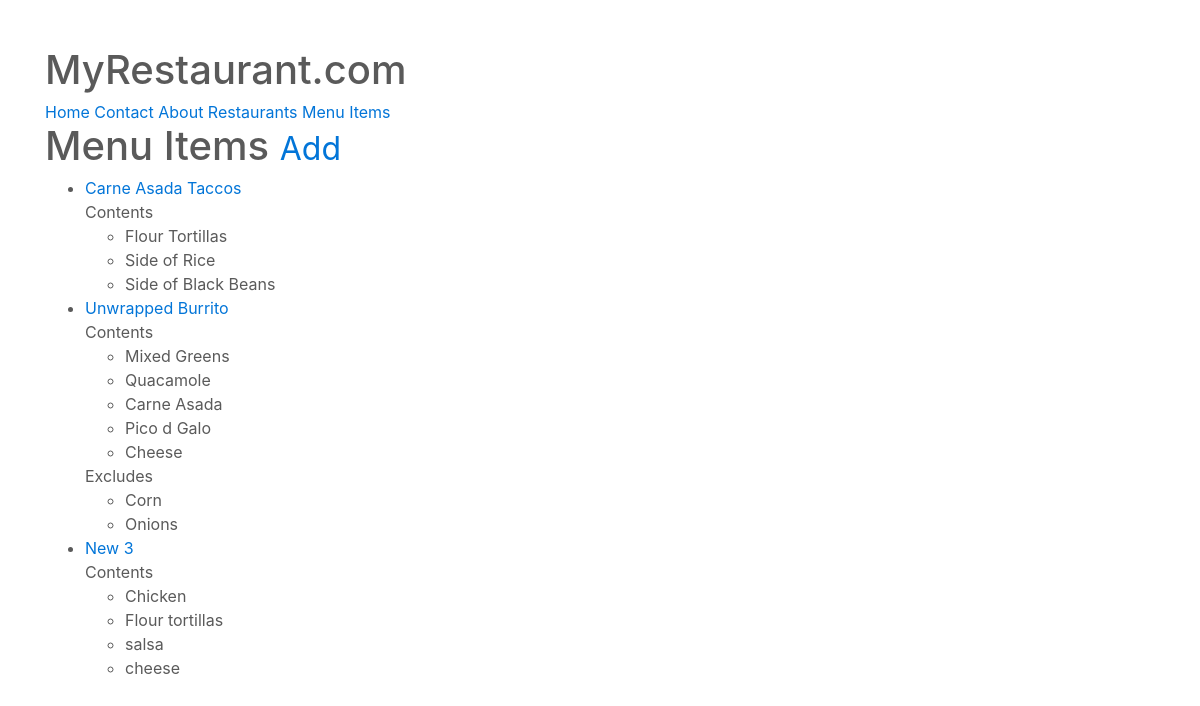
The page /items/ (signed in) on the database its author committed.
### menus/models.py (models this page shows, shortened)
class Item(models.Model):
	user 			= models.ForeignKey(User)
	restaurant		= models.ForeignKey(RestaurantLocation)
	name			= models.CharField(max_length=120)
	contents		= models.TextField(help_text='seperate each item by comma')
	excludes		= models.TextField(blank=True, null=True, help_text='seperate each item by comma')
	public			= models.BooleanField(default=True)
	timestamp		= models.DateTimeField(auto_now_add=True)
	updated			= models.DateTimeField(auto_now=True)
	def get_absolute_url(self):
		return reverse('menus:detail', kwargs={'pk': self.pk})
	class Meta:
		ordering = ['-updated', '-timestamp']
	def get_contents(self):
		return self.contents.split(",")
	def get_excludes(self):
		return self.excludes.split(",")

### menus/views.py (the view)
class ItemListView(ListView):
	def get_queryset(self):
		return Item.objects.filter(user=self.request.user)

### menus/templates/menus/item_list.html (shortened to what this page needs)
{% extends "base.html" %}
{% block content %}
<h1>Menu Items <small><a href='{% url "menus:create" %}'>Add</a></small></h1>
<ul>
	{% for obj in object_list %}
		<li><a href='{{ obj.get_absolute_url }}'>{{ obj.name }}</a><br/>
			{% if obj.contents %}
			Contents
			<ul>
				{% for item in obj.get_contents %}
				<li>{{ item }}</li>
				{% endfor %}
			</ul>
			{% endif %}
			{% if obj.excludes %}
			Excludes
			<ul>
				{% for item in obj.get_excludes %}
				<li>{{ item }}</li>
				{% endfor %}
			</ul>
			{% endif %}
		</li>
	{% endfor %}
</ul>
{% endblock %}

### static/css/carousel.css (style rules this page uses)
body { padding-top: 3rem; padding-bottom: 3rem; color: #5a5a5a; }

### rows shown on the page
Item: name "Carne Asada Taccos", get_contents "Flour Tortillas" "Side of Rice" "Side of Black Beans"
Item: name "Unwrapped Burrito", get_contents "Mixed Greens" "Quacamole" "Carne Asada" "Pico d Galo" "Cheese", get_excludes "Corn" "Onions"
Item: name "New 3", get_contents "Chicken" "Flour tortillas" "salsa" "cheese"
